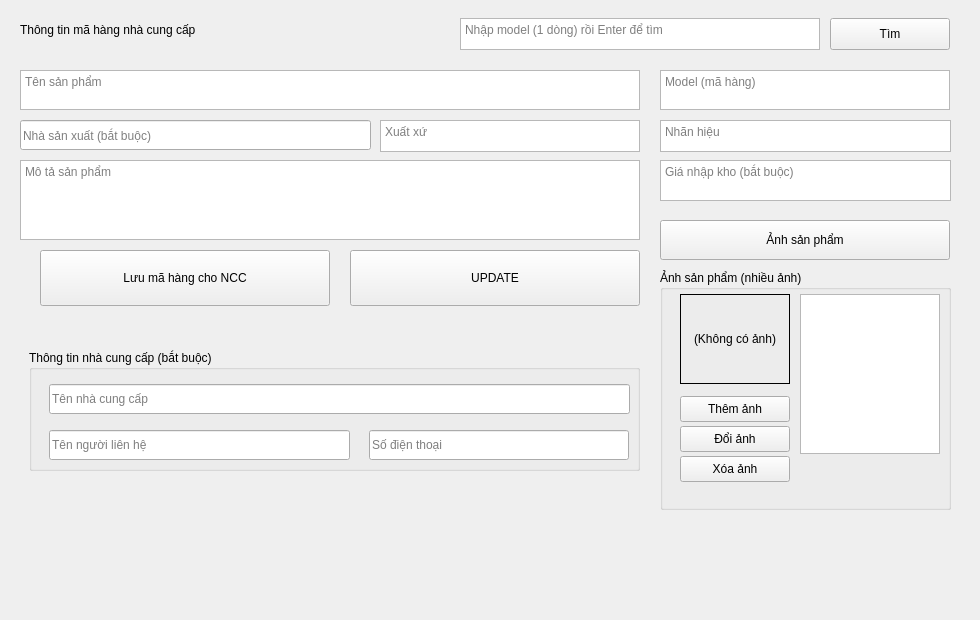
<?xml version="1.0" encoding="UTF-8"?>
<ui version="4.0">
 <class>SupplierProductEditor</class>
 <widget class="QMainWindow" name="SupplierProductEditor">
  <property name="geometry">
   <rect>
    <x>0</x>
    <y>0</y>
    <width>980</width>
    <height>620</height>
   </rect>
  </property>
  <property name="windowTitle">
   <string>Thêm/Cập nhật mã hàng NCC</string>
  </property>
  <widget class="QWidget" name="centralwidget">
   <widget class="QLabel" name="label_title">
    <property name="geometry">
     <rect>
      <x>20</x>
      <y>10</y>
      <width>420</width>
      <height>40</height>
     </rect>
    </property>
    <property name="text">
     <string>Thông tin mã hàng nhà cung cấp</string>
    </property>
   </widget>
   <widget class="QTextEdit" name="txt_search">
    <property name="geometry">
     <rect>
      <x>460</x>
      <y>18</y>
      <width>360</width>
      <height>32</height>
     </rect>
    </property>
    <property name="placeholderText">
     <string>Nhập model (1 dòng) rồi Enter để tìm</string>
    </property>
   </widget>
   <widget class="QPushButton" name="but_search">
    <property name="geometry">
     <rect>
      <x>830</x>
      <y>18</y>
      <width>120</width>
      <height>32</height>
     </rect>
    </property>
    <property name="text">
     <string>Tìm</string>
    </property>
   </widget>
   <widget class="QTextEdit" name="txt_ten_sp">
    <property name="geometry">
     <rect>
      <x>20</x>
      <y>70</y>
      <width>620</width>
      <height>40</height>
     </rect>
    </property>
    <property name="placeholderText">
     <string>Tên sản phẩm</string>
    </property>
   </widget>
   <widget class="QTextEdit" name="txt_model">
    <property name="geometry">
     <rect>
      <x>660</x>
      <y>70</y>
      <width>290</width>
      <height>40</height>
     </rect>
    </property>
    <property name="placeholderText">
     <string>Model (mã hàng)</string>
    </property>
   </widget>
   <widget class="QTextEdit" name="txt_mo_ta_sp">
    <property name="geometry">
     <rect>
      <x>20</x>
      <y>160</y>
      <width>620</width>
      <height>80</height>
     </rect>
    </property>
    <property name="placeholderText">
     <string>Mô tả sản phẩm</string>
    </property>
   </widget>
   <widget class="QGroupBox" name="group_supplier">
    <property name="geometry">
     <rect>
      <x>29</x>
      <y>350</y>
      <width>611</width>
      <height>121</height>
     </rect>
    </property>
    <property name="title">
     <string>Thông tin nhà cung cấp (bắt buộc)</string>
    </property>
    <widget class="QLineEdit" name="txt_supplier_name">
     <property name="geometry">
      <rect>
       <x>20</x>
       <y>34</y>
       <width>581</width>
       <height>30</height>
      </rect>
     </property>
     <property name="placeholderText">
      <string>Tên nhà cung cấp</string>
     </property>
    </widget>
    <widget class="QLineEdit" name="txt_supplier_phone">
     <property name="geometry">
      <rect>
       <x>340</x>
       <y>80</y>
       <width>260</width>
       <height>30</height>
      </rect>
     </property>
     <property name="placeholderText">
      <string>Số điện thoại</string>
     </property>
    </widget>
    <widget class="QLineEdit" name="txt_supplier_contact">
     <property name="geometry">
      <rect>
       <x>20</x>
       <y>80</y>
       <width>301</width>
       <height>30</height>
      </rect>
     </property>
     <property name="placeholderText">
      <string>Tên người liên hệ</string>
     </property>
    </widget>
   </widget>
   <widget class="QPushButton" name="but_save">
    <property name="geometry">
     <rect>
      <x>40</x>
      <y>250</y>
      <width>290</width>
      <height>56</height>
     </rect>
    </property>
    <property name="text">
     <string>Lưu mã hàng cho NCC</string>
    </property>
   </widget>
   <widget class="QPushButton" name="but_update">
    <property name="geometry">
     <rect>
      <x>350</x>
      <y>250</y>
      <width>290</width>
      <height>56</height>
     </rect>
    </property>
    <property name="text">
     <string>UPDATE</string>
    </property>
   </widget>
   <widget class="QPushButton" name="but_upload_image">
    <property name="geometry">
     <rect>
      <x>660</x>
      <y>220</y>
      <width>290</width>
      <height>40</height>
     </rect>
    </property>
    <property name="text">
     <string>Ảnh sản phẩm</string>
    </property>
   </widget>
   <widget class="QGroupBox" name="group_images">
    <property name="geometry">
     <rect>
      <x>660</x>
      <y>270</y>
      <width>291</width>
      <height>240</height>
     </rect>
    </property>
    <property name="title">
     <string>Ảnh sản phẩm (nhiều ảnh)</string>
    </property>
    <widget class="QLabel" name="lbl_image_preview">
     <property name="geometry">
      <rect>
       <x>20</x>
       <y>24</y>
       <width>110</width>
       <height>90</height>
      </rect>
     </property>
     <property name="frameShape">
      <enum>QFrame::Shape::Box</enum>
     </property>
     <property name="text">
      <string>(Không có ảnh)</string>
     </property>
     <property name="alignment">
      <set>Qt::AlignmentFlag::AlignCenter</set>
     </property>
    </widget>
    <widget class="QListWidget" name="list_images">
     <property name="geometry">
      <rect>
       <x>140</x>
       <y>24</y>
       <width>140</width>
       <height>160</height>
      </rect>
     </property>
    </widget>
    <widget class="QPushButton" name="but_add_image">
     <property name="geometry">
      <rect>
       <x>20</x>
       <y>126</y>
       <width>110</width>
       <height>26</height>
      </rect>
     </property>
     <property name="text">
      <string>Thêm ảnh</string>
     </property>
    </widget>
    <widget class="QPushButton" name="but_change_image">
     <property name="geometry">
      <rect>
       <x>20</x>
       <y>156</y>
       <width>110</width>
       <height>26</height>
      </rect>
     </property>
     <property name="text">
      <string>Đổi ảnh</string>
     </property>
    </widget>
    <widget class="QPushButton" name="but_delete_image">
     <property name="geometry">
      <rect>
       <x>20</x>
       <y>186</y>
       <width>110</width>
       <height>26</height>
      </rect>
     </property>
     <property name="text">
      <string>Xóa ảnh</string>
     </property>
    </widget>
   </widget>
   <widget class="QLabel" name="label_noti">
    <property name="geometry">
     <rect>
      <x>40</x>
      <y>520</y>
      <width>930</width>
      <height>36</height>
     </rect>
    </property>
    <property name="text">
     <string/>
    </property>
   </widget>
   <widget class="QTextEdit" name="txt_nhan_hieu">
    <property name="geometry">
     <rect>
      <x>660</x>
      <y>120</y>
      <width>291</width>
      <height>32</height>
     </rect>
    </property>
    <property name="placeholderText">
     <string>Nhãn hiệu</string>
    </property>
   </widget>
   <widget class="QTextEdit" name="txt_xuat_xu">
    <property name="geometry">
     <rect>
      <x>380</x>
      <y>120</y>
      <width>260</width>
      <height>32</height>
     </rect>
    </property>
    <property name="placeholderText">
     <string>Xuất xứ</string>
    </property>
   </widget>
   <widget class="QLineEdit" name="txt_manufacturer">
    <property name="geometry">
     <rect>
      <x>20</x>
      <y>120</y>
      <width>351</width>
      <height>30</height>
     </rect>
    </property>
    <property name="placeholderText">
     <string>Nhà sản xuất (bắt buộc)</string>
    </property>
   </widget>
   <widget class="QTextEdit" name="txt_gia_von">
    <property name="geometry">
     <rect>
      <x>660</x>
      <y>160</y>
      <width>291</width>
      <height>41</height>
     </rect>
    </property>
    <property name="placeholderText">
     <string>Giá nhập kho (bắt buộc)</string>
    </property>
   </widget>
  </widget>
  <widget class="QMenuBar" name="menubar">
   <property name="geometry">
    <rect>
     <x>0</x>
     <y>0</y>
     <width>980</width>
     <height>22</height>
    </rect>
   </property>
  </widget>
 </widget>
 <resources/>
 <connections/>
</ui>
